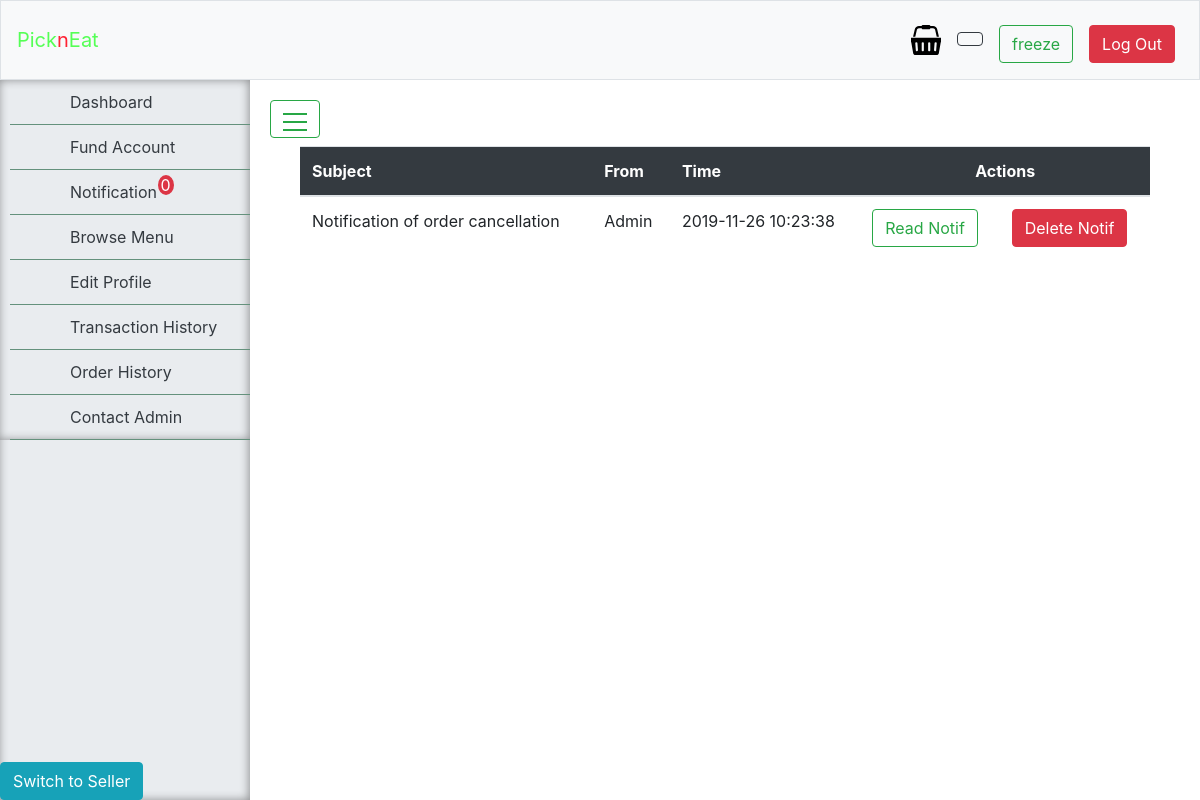
/notification (signed in), run on the app's committed database.
### tables this page shows
CREATE TABLE "messages" (
	"id"	INTEGER NOT NULL PRIMARY KEY AUTOINCREMENT,
	"sender"	TEXT NOT NULL,
	"receiver"	TEXT NOT NULL,
	"message"	TEXT NOT NULL,
	"status"	BLOB NOT NULL,
	"time_stamp"	TEXT NOT NULL,
	"subject"	TEXT NOT NULL
);

### router/router.py (the view)
    @app.route("/notification", methods=["GET", "POST"])
    @login_required
    def notifications():
        return notification_handler(request, database)

### application.py (called while the page is built)
@app.after_request
def after_request(response):
    response.headers["Cache-Control"] = "no-cache, no-store, must-revalidate"
    response.headers["Expires"] = 0
    response.headers["Pragma"] = "no-cache"
    return response

### controllers/user.py (called while the page is built)
def login_required(f):
    @wraps(f)
    def decorated_function(*args, **kwargs):
        if not session.get("username"):
            return redirect("/login")
        return f(*args, **kwargs)
    return decorated_function

def notification_handler(request, database):
    if request.method == "POST":
        counts = database.execute("SELECT id FROM messages WHERE receiver=:username AND status=:status", username = session["username"], status="unread")
        if len(counts) > 0:
            return {"res": "success", "count": len(counts)}
        return {"res": "success", "count": 0}
    messages = database.execute("SELECT * FROM messages WHERE receiver=:username AND NOT status=:status", username = session["username"], status="deleted")
    return render_template("notifications.html", messages = messages)

### templates/notifications.html (shortened to what this page needs)
{%extends "layout2.html" %}
{% block main %}
<div class="container">
    <table id="table_id" class="table" id="myTable" style="width:100%">
        <thead class="bg-dark text-white">
            <tr>
                <th colspan="2">Subject</th>
                <th>From</th>
                <th>Time</th>
                <th colspan="2" class="text-center"> Actions </th>
            </tr>
        </thead>
        <tbody>
            {% for msg in messages %}
            {% if msg["status"] == "unread" %}
            <tr class="bg-light font-weight-bold">
                <td colspan="2">{{msg["subject"]}}</td>
                <td>{{msg["sender"]}}</td>
                <td>{{msg["time_stamp"]}}</td>
                <td><button value='{{msg["id"]}}' class="btn btn-success read"> Read Notif</button></td>
                <td><button value='{{msg["id"]}}' class="btn btn-danger del"> Delete Notif</button></td>
            </tr>
            {% else %}
            <tr class="bg-white">
                <td colspan="2">{{msg["subject"]}}</td>
                <td>{{msg["sender"]}}</td>
                <td>{{msg["time_stamp"]}}</td>
                <td><button value='{{msg["id"]}}' class="btn btn-outline-success read"> Read Notif</button></td>
                <td><button value='{{msg["id"]}}' class="btn btn-danger del"> Delete Notif</button></td>
            </tr>
            {% endif %}
            {% endfor %}
        </tbody>
    </table>
</div>
</div>
{% endblock %}

### templates/layout2.html (shortened to what this page needs)
<!DOCTYPE html>
<html lang="en">
    <head>
        <link href="https://maxcdn.bootstrapcdn.com/bootstrap/4.1.3/css/bootstrap.min.css" rel="stylesheet">
        <link href="/static/styles.css" rel="stylesheet">
        <link href="/static/sidebar.css" rel="stylesheet">
        <link rel="stylesheet" type="text/css" href="https://cdn.datatables.net/1.10.20/css/jquery.dataTables.css">
    </head>
{% block body%}
    <body>
{% endblock %}
        <nav class="navbar navbar-expand-md navbar-light bg-light border">
                <a class="navbar-brand" href="/dashboard"><span class="green">Pick</span><span class="white">n</span><span class="green">Eat</span><span class="green"></a>
                <div class="collapse navbar-collapse" id="navbar">
                        <ul class="navbar-nav ml-auto mt-2">
                                {%if session["user_type"] == "user" or session["user_type"] == "vendor" and session["user_view"] == "user" %}
                                <li class="nav-item">
                                    <a class="nav-link" href="/display_cart"><span><?xml version="1.0" ?>
                                    <sup class="cart" id="cart"></sup></span>
                                </a>
                                </li>
                                {% endif %}
                            {% if session["user_type"] != "admin" %}
                                <li class="nav-item nav-link"><span class="btn btn-outline-dark" id="balance"></span></li>
                                {% endif %}
                            <li class="nav-item"><a class="nav-link" href="/profile"><span class="btn btn-outline-success">{{session["username"]}}</span></a></li>
                            <li class="nav-item"><a class="nav-link" href="/logout"><span class="btn btn-danger">Log Out</span></a></li>
                        </ul>
                </div>
            </nav>
                    <div class="wrapper">
                            <nav id="sidebar">
                                <div class="sidebar">
                                    {% if session["user_type"] == "admin" %}
                                    <ul>
                                        <li><a href='/dashboard' > Dashboard </a></li>
                                        <li><a href='/notification' > Notification <span class="badge-danger custom-badge" id="notifs">0</span> </a></li>
                                        <li><a href='/transaction_log' > View Transactions </a></li>
                                        <li><a href='/menu_log' > View Menus </a></li>
                                        <li><a href='/manage_users' > Manage Users </a></li>
                                        <li><a href='/order_log' > View Orders </a></li>
                                        <li><a href='/vendor_verification' > Vendor Application </a></li>
                                    </ul>
                                    {% else %}
                                        <ul>
                                            <li><a href='/dashboard'> Dashboard </a></li>
                                            <li><a href='/fund' > Fund Account </a></li>
                                            <li><a href='/notification' > Notification <span class="badge-danger custom-badge" id="notifs">0</span> </a></li>
                                            <li><a href='/browse' > Browse Menu </a></li>
                                            <li><a href='/profile' > Edit Profile </a></li>
                                            <li><a href='/transaction_history' > Transaction History </a></li>
                                            <li><a href='/order_history' > Order History </a></li>
                                            <li><a href='/contact' > Contact Admin </a></li>
                                        </ul>
                                    {% endif %}
                </div>
                {% if  session["user_type"] == "vendor" and session["user_view"] == "user" %}
                <div class="switch">
                    <a href="/switch_view/vendor">
                        <button type="submit" class="btn btn-info btn-block">Switch to Seller</button>
                    </a>
                </div>
            {% endif %}
            </nav>
                            <div id="content">
                                <label  id="toggle-sidebar" class="btn btn-outline-success"  type="button">
                                    <span></span>
                                    <span></span>
                                    <span></span>
                                </label>
                                <div class="container">
                                    <main>
                                        {% block main %}{% endblock main %}
                                </div>
                            </div>
    </body>
</html>

### static/styles.css (style rules this page uses)
.green { color: #5f5; }
.white { color: #f23; }
nav { background-color: yellow; }
a:link { text-decoration: none; }
#toggle-sidebar > span { display: block; width: 1.5em; height: 0.5em; border-bottom: #28a745 2px solid; }
.switch { position: absolute; bottom: 0; top: auto; }
.custom-badge { position: relative; bottom: 7px; right: 4px; padding: 0 3px 0 3px; border-radius: 50%; }

### static/sidebar.css (style rules this page uses)
.sidebar { position: relative; top:0; left:0; width:250px; transition: all 300ms cubic-bezier(0.65, 0.05, 0.36, 1); box-shadow: inset -1px 0 10px rgba(0, 0, 0, 0.4); background: #e9ecef; }
.sidebar:after { content: ''; background-color: #253238; position: absolute; top: 0; z-index: -1; height: 100%; width: 58px; }
.sidebar ul { list-style:none; padding-left:10px; }
.sidebar ul li { padding:10px; border-bottom: #64917c 1px solid; }
.sidebar ul li a { color:#343a40; display:block; padding-left:50px; }
.wrapper { display: flex; width: 100%; align-items: stretch; perspective: 1500px; }
#sidebar { min-width: 250px; max-width: 250px; transition: all 300ms cubic-bezier(0.65, 0.05, 0.36, 1); box-shadow: inset -1px 0 10px rgba(0, 0, 0, 0.4); background: #e9ecef; transform-origin: bottom left; }
#content { width: 100%; padding: 20px; min-height: 90vh; transition: all 0.3s; }

### data on the page
messages: username "freeze", subject "Notification of order cancellation", sender "Admin", time_stamp "2019-11-26 10:23:38", {{ msg["id"] }} 3 (drawn)
